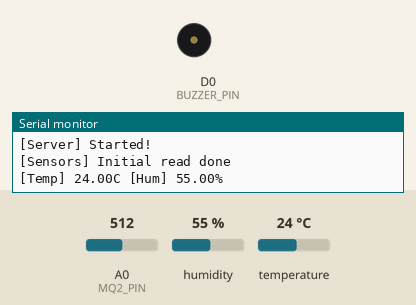
Recording of a sketch running on a simulated ESP8266 (NodeMCU). Shown: buzzer (waves = sounding), the last lines printed to the serial monitor. Inputs (shaded band) come from the test bench; at power-on: A0 (MQ2_PIN) = 512, humidity 55 %, temperature 24 °C. WiFi joins after 1.5 s; servers stay silent unless stated; uploads are accepted with an empty reply.

Above: at 2.7 s.
2.8 s: A0 (MQ2_PIN) set to 686
4.3 s: A0 (MQ2_PIN) set to 710
At 4.9 s:
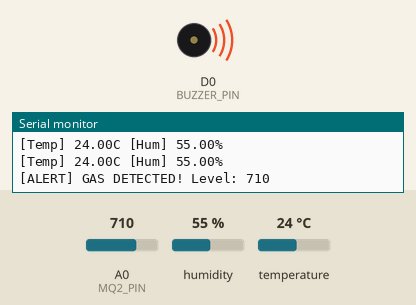
Timing chart, 0 to 8.2 s (numbered marks = the images above; inputs shaded):
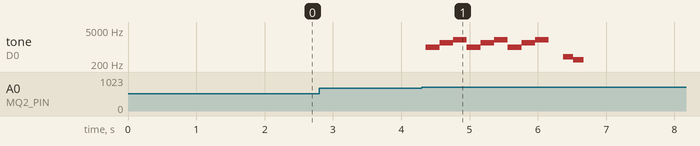

Measured:
- the behaviour switches between 700 and 701 on A0 (MQ2_PIN) (found by bisection; images 0 and 1)
- after the input at 4.3 s, tone on D0 (BUZZER_PIN): plays 1000 Hz for 0.20 s, 1500 Hz for 0.20 s, 2000 Hz for 0.20 s, 1000 Hz for 0.20 s, 1500 Hz for 0.20 s, 2000 Hz for 0.20 s … (11 notes in this stretch), starting after 0.06 s

The sketch:

home_lab_room_1.ino
```cpp
#include <DHT.h>
#include <ESP8266WiFi.h>
#include <ESP8266WebServer.h>
#include <ESP8266HTTPClient.h>
#include <WiFiClientSecureBearSSL.h>
#include <ArduinoJson.h>
#include "secrets.h"

extern "C" {
  #include "user_interface.h"
}

#define DHTPIN D4
#define DHTTYPE DHT11
#define MQ2_PIN A0
#define BUZZER_PIN D0

#ifndef WIFI_SSID
#error "Missing WIFI_SSID. Copy secrets.example.h to secrets.h and fill your values."
#endif

#ifndef WIFI_PASSWORD
#error "Missing WIFI_PASSWORD. Copy secrets.example.h to secrets.h and fill your values."
#endif

#ifndef SUPABASE_URL
#error "Missing SUPABASE_URL. Copy secrets.example.h to secrets.h and fill your values."
#endif

#ifndef SUPABASE_KEY
#error "Missing SUPABASE_KEY. Copy secrets.example.h to secrets.h and fill your values."
#endif

const char* ssid = WIFI_SSID;
const char* password = WIFI_PASSWORD;
const char* supabaseUrl = SUPABASE_URL;
const char* supabaseKey = SUPABASE_KEY;
DHT dht(DHTPIN, DHTTYPE);
ESP8266WebServer server(80);

bool gasAlert = false;
unsigned long lastSupabase = 0;
unsigned long lastRead = 0;
const unsigned long SUPABASE_INTERVAL = 120000;
const unsigned long SUPABASE_RETRY_INTERVAL = 15000;
bool sendPending = false;
float currentTemp = 0;
float currentHum = 0;
int currentGas = 0;

void playAlarm() {
  for (int i = 0; i < 3; i++) {
    tone(BUZZER_PIN, 1000); delay(200);
    tone(BUZZER_PIN, 1500); delay(200);
    tone(BUZZER_PIN, 2000); delay(200);
  }
  noTone(BUZZER_PIN);
}

void playWelcome() {
  tone(BUZZER_PIN, 1000); delay(100);
  tone(BUZZER_PIN, 1500); delay(100);
  noTone(BUZZER_PIN);
}

void playError() {
  tone(BUZZER_PIN, 400); delay(150);
  tone(BUZZER_PIN, 300); delay(150);
  noTone(BUZZER_PIN);
}

void sendToSupabase() {
  if (WiFi.status() != WL_CONNECTED) {
    Serial.println("[Supabase] Skipped — WiFi not connected");
    sendPending = true;
    return;
  }

  Serial.println("[Supabase] Sending data...");
  BearSSL::WiFiClientSecure client;
  client.setInsecure();
  client.setTimeout(10000);
  HTTPClient http;
  http.setTimeout(10000);
  http.begin(client, supabaseUrl);
  http.addHeader("Content-Type", "application/json");
  http.addHeader("apikey", supabaseKey);
  http.addHeader("Authorization", String("Bearer ") + supabaseKey);
  http.addHeader("Prefer", "return=minimal");

  DynamicJsonDocument doc(256);
  doc["temperature"] = currentTemp;
  doc["humidity"] = currentHum;
  doc["gas_level"] = currentGas;
  doc["gas_alert"] = gasAlert;
  doc["motion"] = false;

  String body;
  serializeJson(doc, body);
  Serial.println("[Supabase] Payload: " + body);
  int code = http.POST(body);
  Serial.println("[Supabase] Response: " + String(code));
  http.end();

  if (code == 201) {
    sendPending = false;
  } else {
    Serial.println("[Supabase] ERROR: expected 201, got " + String(code));
    sendPending = true;
    playError();
  }
}

void handleRoot() {
  int gasLevel = currentGas;
  String gasLabel, gasColor;
  if (gasLevel < 300) { gasLabel = "Good"; gasColor = "#1dde8f"; }
  else if (gasLevel < 500) { gasLabel = "Moderate"; gasColor = "#ffd60a"; }
  else if (gasLevel < 700) { gasLabel = "Poor"; gasColor = "#ff9f1c"; }
  else { gasLabel = "Hazardous"; gasColor = "#ff3b30"; }

  String html = R"rawhtml(
<!DOCTYPE html>
<html lang="en">
<head>
<meta charset="UTF-8">
<meta name="viewport" content="width=device-width,initial-scale=1">
<meta http-equiv="refresh" content="5">
<title>Room Monitor</title>
<style>
  @import url('https://fonts.googleapis.com/css2?family=Space+Mono:wght@400;700&family=Syne:wght@400;700;800&display=swap');
  *{margin:0;padding:0;box-sizing:border-box}
  body{background:#080c0f;color:#e0e8f0;font-family:'Syne',sans-serif;min-height:100vh;padding:24px 16px;}
  .grid{display:grid;grid-template-columns:1fr 1fr;gap:12px;max-width:480px;margin:0 auto;}
  .header{max-width:480px;margin:0 auto 20px;display:flex;justify-content:space-between;align-items:flex-end;}
  .header h1{font-size:22px;font-weight:800;letter-spacing:-0.5px;color:#e0e8f0;}
  .header .dot{width:8px;height:8px;border-radius:50%;background:#1dde8f;animation:pulse 2s infinite;}
  @keyframes pulse{0%,100%{opacity:1}50%{opacity:0.4}}
  .card{background:#0d1318;border:1px solid #1a2530;border-radius:16px;padding:20px;position:relative;overflow:hidden;}
  .card::before{content:'';position:absolute;top:0;left:0;right:0;height:2px;}
  .card.temp::before{background:linear-gradient(90deg,#ff6b35,#ff9f1c);}
  .card.hum::before{background:linear-gradient(90deg,#00b4d8,#90e0ef);}
  .card.gas::before{background:linear-gradient(90deg,#8338ec,#3a86ff);}
  .card.motion::before{background:linear-gradient(90deg,#1dde8f,#06d6a0);}
  .card-label{font-size:11px;font-weight:700;letter-spacing:2px;text-transform:uppercase;color:#4a6070;margin-bottom:12px;}
  .card-value{font-family:'Space Mono',monospace;font-size:42px;font-weight:700;line-height:1;}
  .card-unit{font-size:16px;font-weight:400;color:#4a6070;margin-left:2px;}
  .card.temp .card-value{color:#ff9f1c;}
  .card.hum .card-value{color:#00b4d8;}
  .card.gas .card-value{color:#8338ec;}
  .card.motion .card-value{font-size:28px;color:#1dde8f;}
  .card.alert-card{border-color:#ff3b30;background:#1a0a0a;grid-column:1/-1;}
  .card.alert-card::before{background:linear-gradient(90deg,#ff3b30,#ff6b35);height:3px;}
  .alert-text{font-family:'Space Mono',monospace;font-size:28px;font-weight:700;color:#ff3b30;letter-spacing:2px;}
  .alert-sub{font-size:12px;color:#ff6b35;margin-top:6px;letter-spacing:1px;}
  .gas-label{font-size:13px;font-weight:700;margin-top:8px;letter-spacing:1px;}
</style>
</head>
<body>
<div class="header">
  <h1>Room Monitor</h1>
  <div class="dot"></div>
</div>
<div class="grid">
)rawhtml";

  if (gasAlert) {
    html += R"(<div class="card alert-card"><div class="card-label">Warning</div><div class="alert-text">GAS DETECTED</div><div class="alert-sub">Ventilate immediately</div></div>)";
  }

  html += R"(<div class="card temp"><div class="card-label">Temperature</div><div class="card-value">)" + String((int)currentTemp) + R"(<span class="card-unit">°C</span></div></div>)";
  html += R"(<div class="card hum"><div class="card-label">Humidity</div><div class="card-value">)" + String((int)currentHum) + R"(<span class="card-unit">%</span></div></div>)";
  html += R"(<div class="card gas"><div class="card-label">Air Quality</div><div class="card-value">)" + String(currentGas) + R"(<span class="card-unit">raw</span></div><div class="gas-label" style="color:)" + gasColor + R"(;">)" + gasLabel + R"(</div></div>)";
  html += R"(<div class="card motion"><div class="card-label">Motion</div><div class="card-value" style="color:#4a6070;font-size:18px;">Sensor offline</div></div>)";

  html += R"rawhtml(
</div>
</body></html>
)rawhtml";

  server.send(200, "text/html", html);
}

void setup() {
  Serial.begin(115200);
  Serial.println("[Setup] Starting...");
  pinMode(BUZZER_PIN, OUTPUT);
  digitalWrite(BUZZER_PIN, LOW);
  dht.begin();
  WiFi.begin(ssid, password);
  Serial.println("[WiFi] Connecting...");
  while (WiFi.status() != WL_CONNECTED) delay(500);
  Serial.println("[WiFi] Connected!");
  Serial.print("[WiFi] IP: ");
  Serial.println(WiFi.localIP());
  wifi_status_led_uninstall();
  pinMode(LED_BUILTIN, OUTPUT);
  digitalWrite(LED_BUILTIN, HIGH);
  server.on("/", handleRoot);
  server.begin();
  Serial.println("[Server] Started!");
  currentTemp = dht.readTemperature();
  currentHum = dht.readHumidity();
  currentGas = analogRead(MQ2_PIN);
  Serial.println("[Sensors] Initial read done");
}

void loop() {
  server.handleClient();
  currentGas = analogRead(MQ2_PIN);

  if (currentGas > 700) {
    if (!gasAlert) {
      gasAlert = true;
      Serial.println("[ALERT] GAS DETECTED! Level: " + String(currentGas));
      playAlarm();
      sendToSupabase();
    }
  } else {
    if (gasAlert) Serial.println("[Alert] Gas cleared");
    gasAlert = false;
  }

  if (WiFi.status() != WL_CONNECTED) {
    Serial.println("[WiFi] Connection lost, reconnecting...");
    WiFi.disconnect();
    WiFi.begin(ssid, password);
    unsigned long start = millis();
    while (WiFi.status() != WL_CONNECTED && millis() - start < 10000) delay(500);
    if (WiFi.status() == WL_CONNECTED) {
      Serial.println("[WiFi] Reconnected! IP: " + WiFi.localIP().toString());
    } else {
      Serial.println("[WiFi] Reconnect failed, will retry next loop");
    }
  }

  if (millis() - lastRead > 2000) {
    lastRead = millis();
    float t = dht.readTemperature();
    float h = dht.readHumidity();
    if (!isnan(t)) currentTemp = t;
    if (!isnan(h)) currentHum = h;
    Serial.println("[Temp] " + String(currentTemp) + "C [Hum] " + String(currentHum) + "%");
  }

  unsigned long supabaseInterval = sendPending ? SUPABASE_RETRY_INTERVAL : SUPABASE_INTERVAL;
  if (millis() - lastSupabase > supabaseInterval) {
    lastSupabase = millis();
    sendToSupabase();
  }

  delay(100);
}
```
